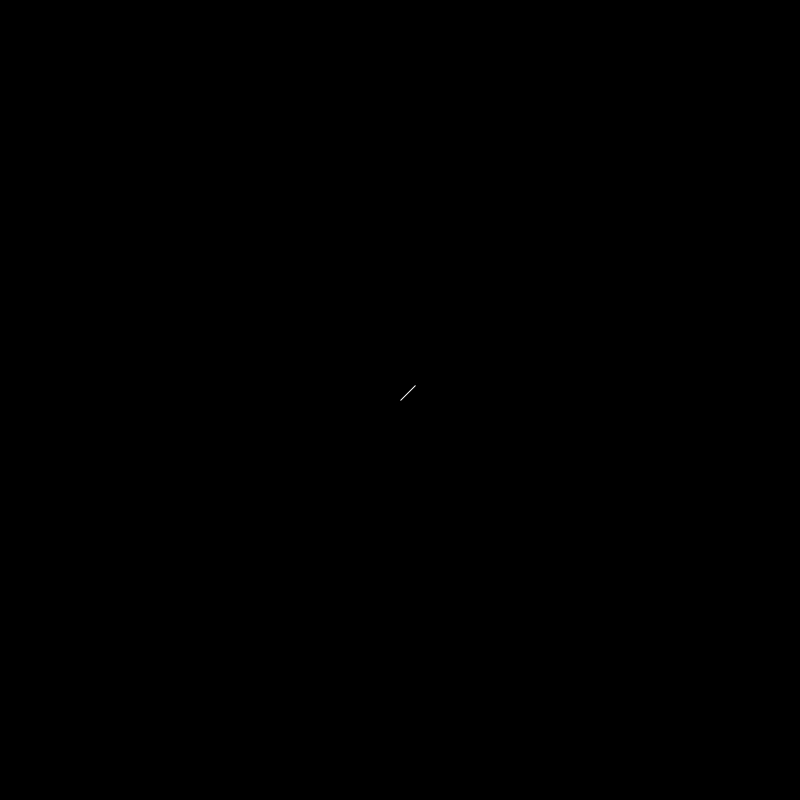
Frame 1 (no input)
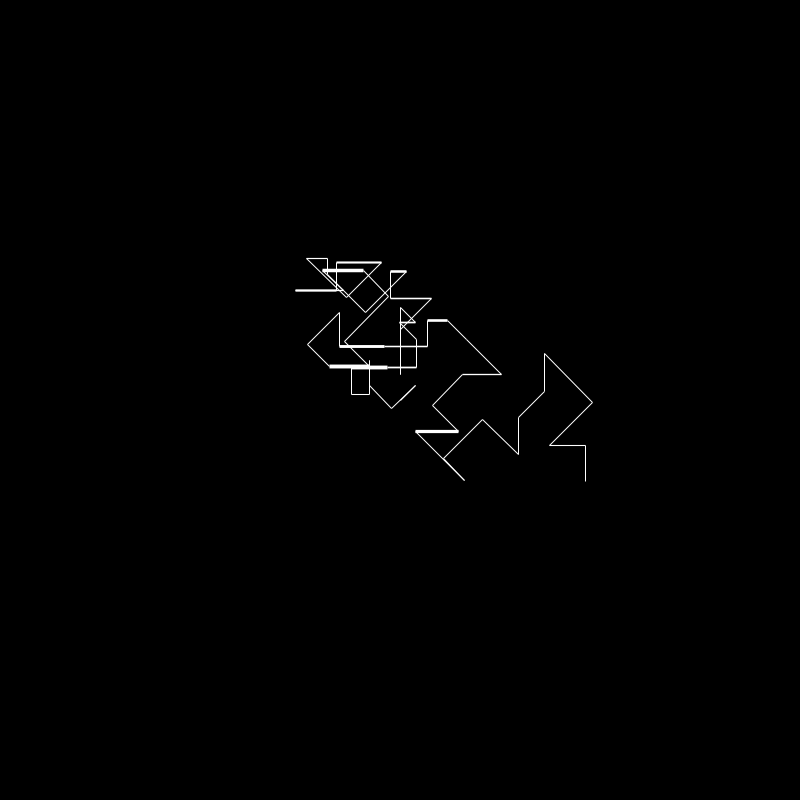
Frame 60 (the mouse pressed at the canvas centre just before this capture)
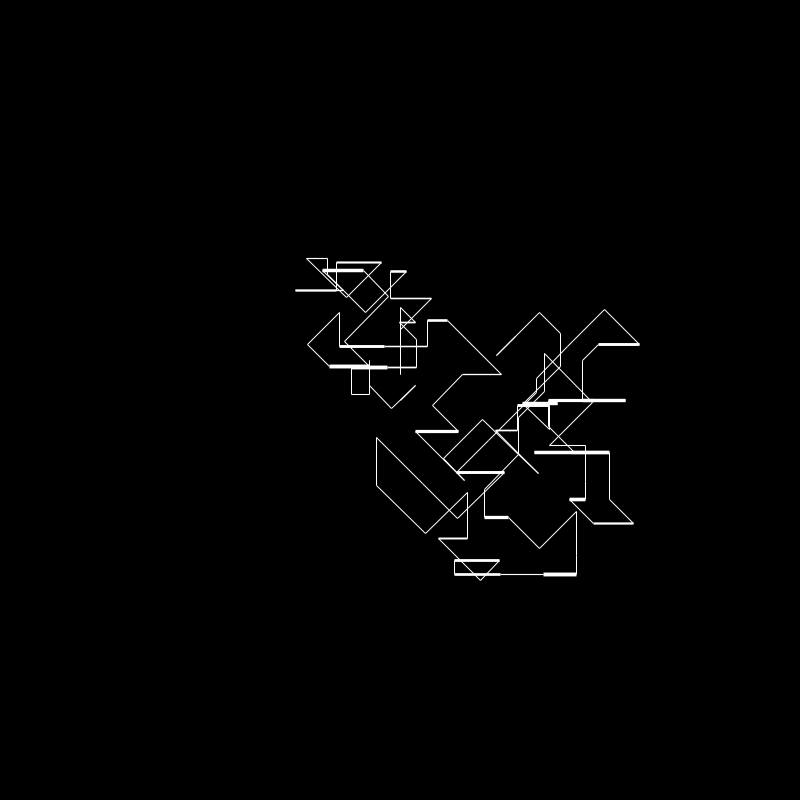
Frame 120 (the mouse held since frame 60 and released just before this capture)

The Processing sketch that drew these frames (run headless with seeded random() and noise(); from frame 60 on, the mouse is pressed at the canvas centre):

// Processing sketch: LSI_026_randomDrawing_ManfredMohrStyle_diagonal
// ── LSI_026_randomDrawing_ManfredMohrStyle_diagonal.pde
float posX=800/2; //position
float posY=800/2;
float posXX=800/2; //previous position
float posYY=800/2;

float move=15; // steps to move

int count=200;

void setup(){ 
  size(800,800);
  background(0); 
  strokeCap(SQUARE);
}

void draw(){ 
 
 if(count>0){ 
  
   int randd = int(random(8));  // Defining probabilities
  
  if (randd==0) {posX=posX+move;strokeWeight(random(1,4));}
  if (randd==1) {posX=posX-move;strokeWeight(random(1,4));}
  if (randd==2) {posY=posY+move;strokeWeight(1);}
  if (randd==3 ) {posY=posY-move;strokeWeight(1);}
  if (randd==4 ) {posX=posX+move; posY=posY+move;strokeWeight(1);}
  if (randd==5 ) {posX=posX+move;posY=posY-move;strokeWeight(1);}
  if (randd==6 ) {posX=posX-move;posY=posY-move;strokeWeight(1);}
  if (randd==7 ) {posX=posX-move;posY=posY+move;strokeWeight(1);}
 
move=random(14,50);

 if(posX>width) posX=posX-move;
 if(posX<0)  posX=posX+move;
 if(posY>height)  posY=posY-move;
 if(posY<0) posY=posY+move;


  stroke(255);
 
 //Checking distance. It only draw lines, if distance is close
 if(dist(posX,posY,posXX,posYY)<100 ) line(posXX, posYY, posX, posY);
   
  //updating previous with current position
  posXX=posX;
  posYY=posY;
  
  println(count);
  count=count-1;
 }
}

void mouseReleased(){
 
  background(0);  
  count=200;

 
 }
